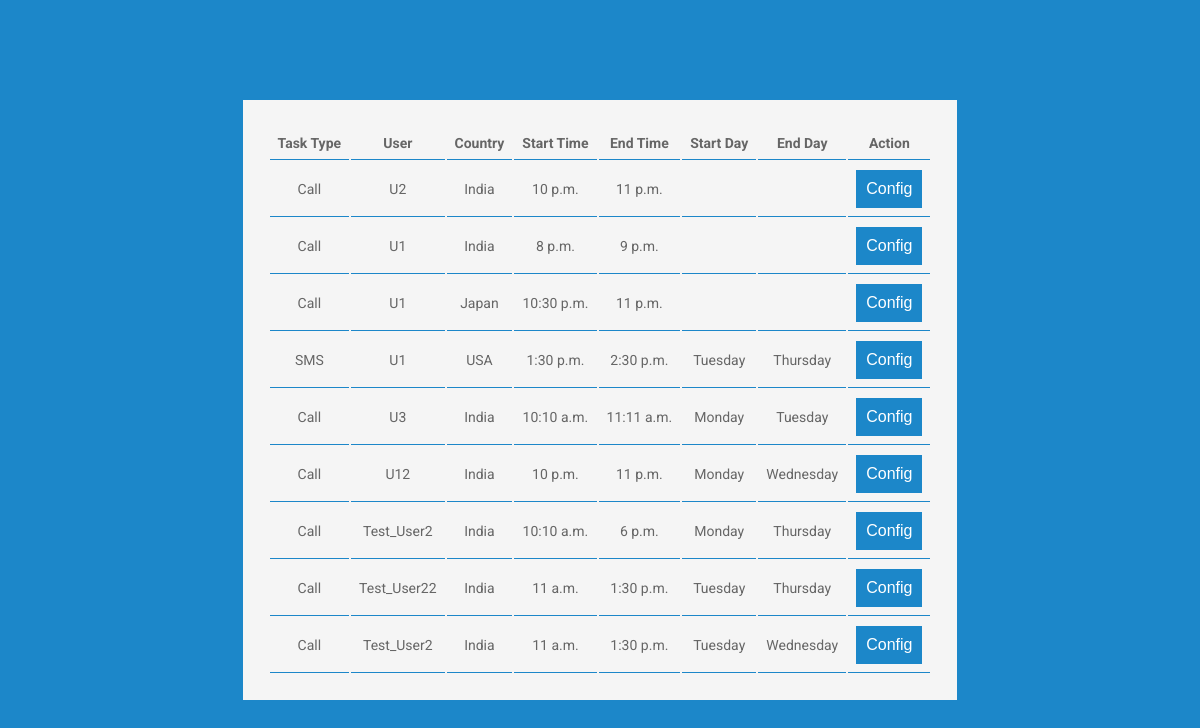
The app's page /config/ with its own data.
### TimeZoneTaskapp/models.py (models this page shows)
class Task(models.Model):
    user = models.CharField(max_length=50)
    task_type=models.CharField(max_length=50)
    country = models.CharField(max_length=50)
    start_time=models.TimeField()
    end_time = models.TimeField()
    start_day = models.CharField(max_length=50)
    end_day = models.CharField(max_length=50)

### TimeZoneTaskapp/views.py (the view)
# urls.py: path('config/', Config_Task),
def Config_Task(request):
    task=Task.objects.all()
    return render(request,'data_list_conf.html',{'task':task})

### TimeZoneTaskapp/templates/data_list_conf.html (shortened to what this page needs)
<!DOCTYPE html>
{% load static %}
<html lang="en">
<head>
    <link rel="stylesheet" href="https://use.fontawesome.com/releases/v5.4.1/css/all.css">
    <link rel="stylesheet" href="{% static "css/style.css" %}" >
</head>
<body>
 <div class="main-block">
    <table>
      <thead>
        <tr class="border_bottom">
          <th>Task Type</th>
          <th>User</th>
          <th>Country</th>
          <th>Start Time</th>
          <th>End Time</th>
          <th>Start Day</th>
          <th>End Day</th>
         <th>Action</th>
        </tr>
      </thead>
      <tbody>
      {% for each in task %}
        <tr class="border_bottom">
          <td>{{each.task_type}}</td>
          <td>{{each.user}}</td>
          <td>{{each.country}}</td>
          <td>{{each.start_time}}</td>
          <td>{{each.end_time}}</td>
          <td>{{each.start_day}}</td>
          <td>{{each.end_day}}</td>
          <td><a  href="/config_time/{{each.id}}"><button>Config</button></a></td>
        </tr>
      {% endfor %}
      </tbody>
    </table>
    </div>
</body>
</html>

### TimeZoneTaskapp/static/css/style.css (style rules this page uses)
html, body { padding: 0; margin: 0; font-family: Roboto, Arial, sans-serif; font-size: 14px; color: #666; }
.main-block { display: flex; flex-direction: column; justify-content: center; align-items: center; min-height: 100vh; background: #1c87c9; }
table { padding: 25px; margin: 25px; text-align: center; background: #f5f5f5; }
th,td { width: calc(100% - 18px); padding: 8px; margin-bottom: 20px; outline: none; }
tr.border_bottom th, td { border-bottom: 1px solid #1c87c9; }
button { padding: 10px; border: none; background: #1c87c9; font-size: 16px; font-weight: 400; color: #fff; }
@media (min-width: 568px) { .main-block { flex-direction: row; } }

### records on screen
Task: task_type "Call", user "U2", country "India", start_time "10 p.m.", end_time "11 p.m."
Task: task_type "Call", user "U1", country "India", start_time "8 p.m.", end_time "9 p.m."
Task: task_type "Call", user "U1", country "Japan", start_time "10:30 p.m.", end_time "11 p.m."
Task: task_type "SMS", user "U1", country "USA", start_time "1:30 p.m.", end_time "2:30 p.m.", start_day "Tuesday", end_day "Thursday"
Task: task_type "Call", user "U3", country "India", start_time "10:10 a.m.", end_time "11:11 a.m.", start_day "Monday", end_day "Tuesday"
Task: task_type "Call", user "U12", country "India", start_time "10 p.m.", end_time "11 p.m.", start_day "Monday", end_day "Wednesday"
Task: task_type "Call", user "Test_User2", country "India", start_time "10:10 a.m.", end_time "6 p.m.", start_day "Monday", end_day "Thursday"
Task: task_type "Call", user "Test_User22", country "India", start_time "11 a.m.", end_time "1:30 p.m.", start_day "Tuesday", end_day "Thursday"
Task: task_type "Call", user "Test_User2", country "India", start_time "11 a.m.", end_time "1:30 p.m.", start_day "Tuesday", end_day "Wednesday"
